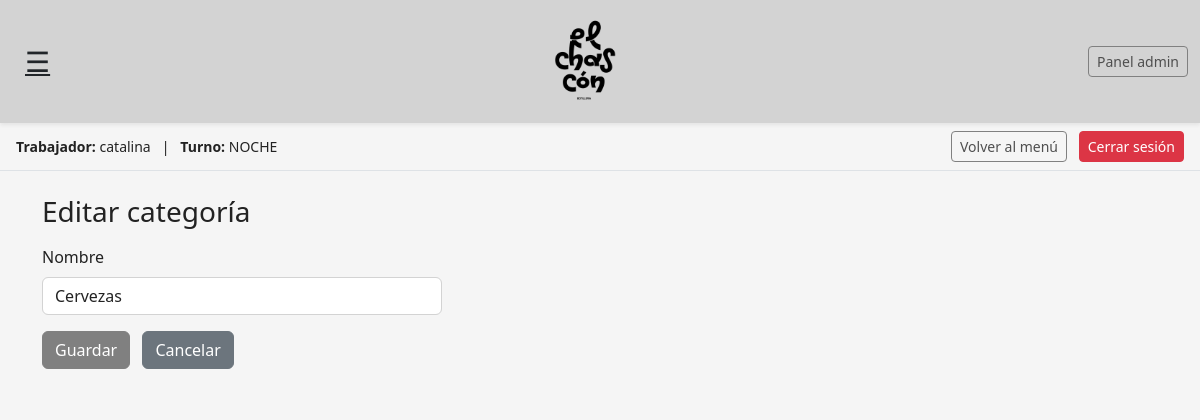
Page /inventario/categorias/1/editar/ (signed in) on the committed database.
### ventas/models.py (models this page shows, shortened)
class Trabajador(models.Model):
    TURNO_CHOICES = [
        ('DIA', 'Día (11:00 - 19:00)'),
        ('NOCHE', 'Noche (19:00 - 01:00)'),
    ]
    nombre = models.CharField(max_length=100)
    turno_base = models.CharField(
        max_length=10,
        choices=TURNO_CHOICES,
        help_text="Turno que normalmente trabaja (día o noche)."
    )
    activo = models.BooleanField(default=True)

class Turno(models.Model):
    trabajador = models.ForeignKey(
        Trabajador,
        on_delete=models.CASCADE,
        related_name='turnos'
    )
    fecha = models.DateField(auto_now_add=True)
    hora_inicio = models.DateTimeField(null=True, blank=True)
    hora_fin = models.DateTimeField(null=True, blank=True)
    turno_tipo = models.CharField(max_length=10)
    activo = models.BooleanField(default=True)

### inventario/models.py (models this page shows, shortened)
class Categoria(models.Model):
    nombre = models.CharField(max_length=100, unique=True)
    class Meta:
        ordering = ["nombre"]

### inventario/views.py (the view, shortened to what this page needs)
# urls.py: path("categorias/<int:pk>/editar/", views.categorias_editar, name="categorias_editar"),
@login_required
def categorias_editar(request, pk):
    cat = get_object_or_404(Categoria, pk=pk)
    return render(
        request,
        "inventario/categoria_form.html",
        {"categoria": cat},
    )

### botilleria_chascon/context_processors.py (called while the page is built)
def trabajador_context(request):
    trabajador = None
    turno = None
    trabajador_id = request.session.get("trabajador_id")
    turno_id = request.session.get("turno_id")
    if trabajador_id:
        try:
            trabajador = Trabajador.objects.get(id=trabajador_id)
        except Trabajador.DoesNotExist:
            trabajador = None
    if turno_id:
        try:
            turno = Turno.objects.get(id=turno_id)
        except Turno.DoesNotExist:
            turno = None
    return {
        "trabajador_sesion": trabajador,
        "turno_sesion": turno,
    }

### templates/inventario/categoria_form.html (shortened to what this page needs)
{% extends "base.html" %}
{% block content %}
<h3 class="mb-3">
  {% if categoria %}Editar categoría{% else %}Nueva categoría{% endif %}
</h3>
<form method="post" class="mt-3" style="max-width:400px;">
  <div class="mb-3">
    <label class="form-label">Nombre</label>
    <input
      type="text"
      name="nombre"
      class="form-control"
      value="{% if categoria %}{{ categoria.nombre }}{% endif %}"
      required
    >
  </div>
  <button type="submit" class="btn btn-primary">Guardar</button>
  <a href="{% url 'inventario:categorias_lista' %}" class="btn btn-secondary ms-2">
    Cancelar
  </a>
</form>
{% endblock %}

### templates/base.html (shortened to what this page needs)
{% load static %}
<!doctype html>
<html lang="es">
<head>
  <link href="https://cdn.jsdelivr.net/npm/bootstrap@5.3.3/dist/css/bootstrap.min.css" rel="stylesheet">
  <link rel="stylesheet" href="{% static 'css/app.css' %}">
</head>
<body>
  {% if not hide_menu %}
    <nav class="navbar navbar-expand-lg navbar-light py-3 shadow-sm">
      <div class="container-fluid">
        <button class="btn btn-link text-dark fs-3 me-3"
                type="button"
                data-bs-toggle="offcanvas"
                data-bs-target="#mainMenu"
                aria-controls="mainMenu"
                title="Menú">
          &#9776;
        </button>
        <a href="{% url 'landing' %}" class="mx-auto d-flex align-items-center text-decoration-none">
          <img src="{% static 'img/logo_chascon.png' %}"
               alt="Botillería El Chascón Logo"
               style="height:90px; width:auto; object-fit:contain;" />
        </a>
        <div class="d-none d-md-flex align-items-center">
          {% if request.user.is_superuser %}
            <a href="/admin/" class="btn btn-outline-dark btn-sm">
              Panel admin
            </a>
          {% endif %}
        </div>
      </div>
    </nav>
      {% if trabajador_sesion %}
        <div class="border-bottom py-2 px-3 bg-light small d-flex justify-content-between align-items-center">
          <div>
            <strong>Trabajador:</strong> {{ trabajador_sesion.nombre }}
            {% if turno_sesion %}
              &nbsp; | &nbsp;
              <strong>Turno:</strong> {{ turno_sesion.turno_tipo }}
            {% endif %}
          </div>
          <div>
            <a href="{% url 'menu_trabajador' %}" class="btn btn-sm btn-outline-dark me-2">
              Volver al menú
            </a>
            <a href="{% url 'cerrar_turno' %}" class="btn btn-sm btn-danger">
              Cerrar sesión
            </a>
          </div>
        </div>
      {% endif %}
  {% endif %}
  <main class="container py-4">
    {% block content %}{% endblock %}
  </main>
</body>
</html>

### static/css/app.css (style rules this page uses)
:root { --bg-main: #F5F5F5; --bg-secondary: #D3D3D3; --bg-card: #FFFFFF; --border-soft: #D3D3D3; --text-main: #222222; --text-muted: #555555; --accent: #808080; --accent-dark: #4f4f4f; --shadow-soft: 0 6px 16px rgba(0, 0, 0, 0.08); --shadow-hover: 0 10px 24px rgba(0, 0, 0, 0.12); }
html, body { background-color: var(--bg-main); color: var(--text-main); }
body { font-family: system-ui, -apple-system, BlinkMacSystemFont, "Segoe UI", sans-serif; }
main.container { background-color: var(--bg-main); }
.navbar { background-color: var(--bg-secondary) !important; border-bottom: 1px solid var(--border-soft); }
.navbar .btn-link { color: var(--text-main); }
.btn-outline-dark { border-color: var(--accent); color: var(--accent-dark); }
.bg-light { background-color: var(--bg-main) !important; }
.form-control, .form-select { background-color: #ffffff; border-color: var(--border-soft); color: var(--text-main); }
.btn-primary { background-color: var(--accent); border-color: var(--accent); }

### rows in the picture
Trabajador: nombre "catalina"
Turno: turno_tipo "NOCHE"
Categoria: nombre "Cervezas"
